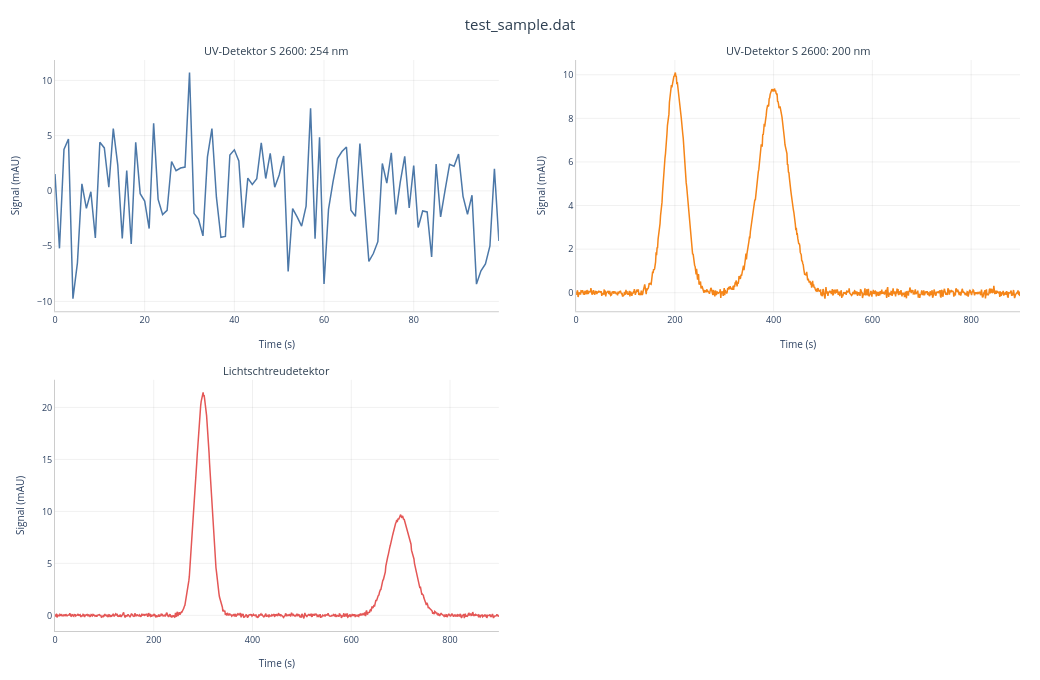
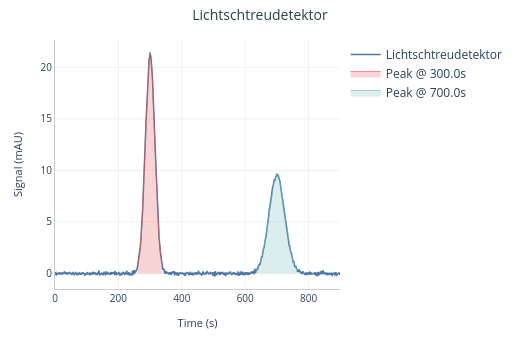

These figures' notebook cell, in order:
### Code cell
import HPLC
import numpy as np
import numpy as np
from scipy.special import erf
from HPLC.models.signal import Signal2D
from HPLC.models.chromatogram import Chromatogram
from HPLC.testing.mock_generators import make_raw_signal, make_signal2d, expected_peak_properties, make_chromatogram

DIFFICULT_PEAKS = [
    {"mu": 800, "amplitude": 80,  "sigma": 8,  "alpha": -10.0},  # extreme fronting
    {"mu": 200, "amplitude": 100, "sigma": 12, "alpha": 0.0},    # symmetric
    {"mu": 350, "amplitude": 60,  "sigma": 12, "alpha": 5.0},    # tailing
    {"mu": 480, "amplitude": 90,  "sigma": 12, "alpha": 3.0},    # mild tailing
]
NOISE = 0
DURATION = 1200

# make_signal2d(DIFFICULT_PEAKS, noise_scale=NOISE, duration=1200).display()

make_chromatogram({
        "UV-Detektor S 2600: 254 nm": {"peaks": [], "noise_scale": 5, "duration":100},
        "UV-Detektor S 2600: 200 nm": {"peaks": [
            {"mu": 200, "amplitude": 500, "sigma": 20, "alpha": 0.0},
            {"mu": 400, "amplitude": 700, "sigma": 30, "alpha": 0.0},
        ]},
        "Lichtschtreudetektor": {"peaks": [
            {"mu": 300, "amplitude": 800, "sigma": 15, "alpha": 0.0},
            {"mu": 700, "amplitude": 600, "sigma": 25, "alpha": 0.0},
        ]},
    }).display().detect_peaks().signals["Lichtschtreudetektor"].display()

### Figure 1 — Plotly figure (JSON) as saved in the notebook; plotly's stock layout.template omitted (floating-point values rounded to 4 significant figures; data arrays with more than 128 entries replaced by an {"elided": "..."} marker saying what was removed)
{"data": [{"hovertemplate": "<b>UV-Detektor S 2600: 254 nm</b><br>Time: %{x:.3f} s<br>Signal: %{y:.2f} mAU<extra></extra>", "line": {"color": "#4C78A8", "width": 1.5}, "mode": "lines", "name": "UV-Detektor S 2600: 254 nm", "showlegend": false, "type": "scatter", "x": [0.0, 1.0, 2.0, 3.0, 4.0, 5.0, 6.0, 7.0, 8.0, 9.0, 10.0, 11.0, 12.0, 13.0, 14.0, 15.0, 16.0, 17.0, 18.0, 19.0, 20.0, 21.0, 22.0, 23.0, 24.0, 25.0, 26.0, 27.0, 28.0, 29.0, 30.0, 31.0, 32.0, 33.0, 34.0, 35.0, 36.0, 37.0, 38.0, 39.0, 40.0, 41.0, 42.0, 43.0, 44.0, 45.0, 46.0, 47.0, 48.0, 49.0, 50.0, 51.0, 52.0, 53.0, 54.0, 55.0, 56.0, 57.0, 58.0, 59.0, 60.0, 61.0, 62.0, 63.0, 64.0, 65.0, 66.0, 67.0, 68.0, 69.0, 70.0, 71.0, 72.0, 73.0, 74.0, 75.0, 76.0, 77.0, 78.0, 79.0, 80.0, 81.0, 82.0, 83.0, 84.0, 85.0, 86.0, 87.0, 88.0, 89.0, 90.0, 91.0, 92.0, 93.0, 94.0, 95.0, 96.0, 97.0, 98.0, 99.0], "xaxis": "x", "y": [1.524, -5.2, 3.752, 4.703, -9.755, -6.511, 0.6392, -1.581, -0.08401, -4.265, 4.397, 3.889, 0.3302, 5.636, 2.338, -4.296, 1.844, -4.794, 4.392, -0.2496, -0.9243, -3.405, 6.113, -0.7726, -2.142, -1.761, 2.662, 1.827, 2.064, 2.154, 10.71, -2.032, -2.561, -4.069, 3.08, 5.645, -0.5697, -4.201, -4.122, 3.253, 3.716, 2.716, -3.328, 1.161, 0.5834, 1.093, 4.357, 1.118, 3.395, 0.3379, 1.446, 3.156, -7.286, -1.598, -2.352, -3.194, -1.376, 7.475, -4.329, 4.841, -8.414, -1.674, 0.8138, 2.931, 3.556, 3.967, -1.744, -2.312, 4.29, -0.9565, -6.378, -5.666, -4.597, 2.486, 0.7121, 3.452, -2.136, 0.7927, 3.128, -1.547, 2.284, -3.31, -1.815, -1.909, -5.979, 2.435, -2.347, 0.06247, 2.404, 2.233, 3.327, -0.4924, -2.116, -0.3986, -8.437, -7.236, -6.613, -4.986, 1.999, -4.527], "yaxis": "y"}, {"hovertemplate": "<b>UV-Detektor S 2600: 200 nm</b><br>Time: %{x:.3f} s<br>Signal: %{y:.2f} mAU<extra></extra>", "line": {"color": "#F58518", "width": 1.5}, "mode": "lines", "name": "UV-Detektor S 2600: 200 nm", "showlegend": false, "type": "scatter", "x": {"elided": "900 float values"}, "xaxis": "x2", "y": {"elided": "900 float values"}, "yaxis": "y2"}, {"hovertemplate": "<b>Lichtschtreudetektor</b><br>Time: %{x:.3f} s<br>Signal: %{y:.2f} mAU<extra></extra>", "line": {"color": "#E45756", "width": 1.5}, "mode": "lines", "name": "Lichtschtreudetektor", "showlegend": false, "type": "scatter", "x": {"elided": "900 float values"}, "xaxis": "x3", "y": {"elided": "900 float values"}, "yaxis": "y3"}], "layout": {"annotations": [{"font": {"color": "#2c3e50", "size": 11}, "showarrow": false, "text": "UV-Detektor S 2600: 254 nm", "x": 0.23, "xanchor": "center", "xref": "paper", "y": 1, "yanchor": "bottom", "yref": "paper"}, {"font": {"color": "#2c3e50", "size": 11}, "showarrow": false, "text": "UV-Detektor S 2600: 200 nm", "x": 0.77, "xanchor": "center", "xref": "paper", "y": 1, "yanchor": "bottom", "yref": "paper"}, {"font": {"color": "#2c3e50", "size": 11}, "showarrow": false, "text": "Lichtschtreudetektor", "x": 0.23, "xanchor": "center", "xref": "paper", "y": 0.44, "yanchor": "bottom", "yref": "paper"}], "height": 680, "hovermode": "x unified", "margin": {"b": 45, "l": 55, "r": 20, "t": 60}, "paper_bgcolor": "white", "plot_bgcolor": "white", "title": {"font": {"color": "#2c3e50", "size": 15}, "text": "test_sample.dat", "x": 0.5}, "width": 1040, "xaxis": {"anchor": "y", "domain": [0, 0.46], "gridcolor": "rgba(0,0,0,0.06)", "linecolor": "#ccc", "linewidth": 1, "showgrid": true, "tickfont": {"size": 9}, "title": {"font": {"size": 10}, "text": "Time (s)"}, "zeroline": false}, "xaxis2": {"anchor": "y2", "domain": [0.54, 1], "gridcolor": "rgba(0,0,0,0.06)", "linecolor": "#ccc", "linewidth": 1, "showgrid": true, "tickfont": {"size": 9}, "title": {"font": {"size": 10}, "text": "Time (s)"}, "zeroline": false}, "xaxis3": {"anchor": "y3", "domain": [0, 0.46], "gridcolor": "rgba(0,0,0,0.06)", "linecolor": "#ccc", "linewidth": 1, "showgrid": true, "tickfont": {"size": 9}, "title": {"font": {"size": 10}, "text": "Time (s)"}, "zeroline": false}, "xaxis4": {"anchor": "y4", "domain": [0.54, 1]}, "yaxis": {"anchor": "x", "domain": [0.56, 1], "gridcolor": "rgba(0,0,0,0.06)", "linecolor": "#ccc", "linewidth": 1, "showgrid": true, "tickfont": {"size": 9}, "title": {"font": {"size": 10}, "text": "Signal (mAU)"}, "zeroline": false}, "yaxis2": {"anchor": "x2", "domain": [0.56, 1], "gridcolor": "rgba(0,0,0,0.06)", "linecolor": "#ccc", "linewidth": 1, "showgrid": true, "tickfont": {"size": 9}, "title": {"font": {"size": 10}, "text": "Signal (mAU)"}, "zeroline": false}, "yaxis3": {"anchor": "x3", "domain": [0, 0.44], "gridcolor": "rgba(0,0,0,0.06)", "linecolor": "#ccc", "linewidth": 1, "showgrid": true, "tickfont": {"size": 9}, "title": {"font": {"size": 10}, "text": "Signal (mAU)"}, "zeroline": false}, "yaxis4": {"anchor": "x4", "domain": [0, 0.44]}}}

### Figure 2 — Plotly figure (JSON) as saved in the notebook; plotly's stock layout.template omitted (floating-point values rounded to 4 significant figures; data arrays with more than 128 entries replaced by an {"elided": "..."} marker saying what was removed)
{"data": [{"hovertemplate": "<b>Lichtschtreudetektor</b><br>Time: %{x:.3f} s<br>Signal: %{y:.2f} mAU<extra></extra>", "line": {"color": "#4C78A8", "width": 1.5}, "mode": "lines", "name": "Lichtschtreudetektor", "type": "scatter", "x": {"elided": "900 float values"}, "y": {"elided": "900 float values"}}, {"fill": "tozeroy", "fillcolor": "rgba(228, 87, 86, 0.25)", "hovertemplate": "<b>Peak @ 300.0s</b><br>Time: %{x:.3f} s<br>Signal: %{y:.2f} mAU<extra></extra>", "line": {"color": "rgba(228, 87, 86, 0.6)", "width": 1}, "mode": "lines", "name": "Peak @ 300.0s", "type": "scatter", "x": [262.0, 263.0, 264.0, 265.0, 266.0, 267.0, 268.0, 269.0, 270.0, 271.0, 272.0, 273.0, 274.0, 275.0, 276.0, 277.0, 278.0, 279.0, 280.0, 281.0, 282.0, 283.0, 284.0, 285.0, 286.0, 287.0, 288.0, 289.0, 290.0, 291.0, 292.0, 293.0, 294.0, 295.0, 296.0, 297.0, 298.0, 299.0, 300.0, 301.0, 302.0, 303.0, 304.0, 305.0, 306.0, 307.0, 308.0, 309.0, 310.0, 311.0, 312.0, 313.0, 314.0, 315.0, 316.0, 317.0, 318.0, 319.0, 320.0, 321.0, 322.0, 323.0, 324.0, 325.0, 326.0, 327.0, 328.0, 329.0, 330.0, 331.0, 332.0, 333.0, 334.0, 335.0, 336.0, 337.0, 338.0], "y": [0.8622, 1.018, 1.197, 1.402, 1.634, 1.895, 2.19, 2.518, 2.883, 3.286, 3.73, 4.214, 4.74, 5.308, 5.918, 6.568, 7.258, 7.985, 8.746, 9.537, 10.35, 11.19, 12.04, 12.9, 13.76, 14.61, 15.44, 16.25, 17.03, 17.76, 18.45, 19.07, 19.63, 20.12, 20.53, 20.85, 21.09, 21.23, 21.28, 21.23, 21.1, 20.86, 20.55, 20.14, 19.66, 19.1, 18.48, 17.8, 17.07, 16.29, 15.48, 14.65, 13.8, 12.94, 12.08, 11.23, 10.39, 9.576, 8.784, 8.021, 7.293, 6.601, 5.948, 5.336, 4.766, 4.238, 3.752, 3.307, 2.902, 2.535, 2.205, 1.909, 1.646, 1.412, 1.207, 1.026, 0.8693]}, {"fill": "tozeroy", "fillcolor": "rgba(114, 183, 178, 0.25)", "hovertemplate": "<b>Peak @ 700.0s</b><br>Time: %{x:.3f} s<br>Signal: %{y:.2f} mAU<extra></extra>", "line": {"color": "rgba(114, 183, 178, 0.6)", "width": 1}, "mode": "lines", "name": "Peak @ 700.0s", "type": "scatter", "x": {"elided": "129 float values"}, "y": {"elided": "129 float values"}}], "layout": {"height": 340, "hovermode": "x unified", "margin": {"b": 45, "l": 55, "r": 20, "t": 40}, "paper_bgcolor": "white", "plot_bgcolor": "white", "showlegend": true, "title": {"font": {"color": "#2c3e50", "size": 14}, "text": "Lichtschtreudetektor", "x": 0.5}, "width": 520, "xaxis": {"gridcolor": "rgba(0,0,0,0.06)", "gridwidth": 1, "linecolor": "#ccc", "linewidth": 1, "showgrid": true, "tickfont": {"size": 10}, "title": {"font": {"size": 11}, "text": "Time (s)"}, "zeroline": false}, "yaxis": {"gridcolor": "rgba(0,0,0,0.06)", "gridwidth": 1, "linecolor": "#ccc", "linewidth": 1, "showgrid": true, "tickfont": {"size": 10}, "title": {"font": {"size": 11}, "text": "Signal (mAU)"}, "zeroline": false}}}
